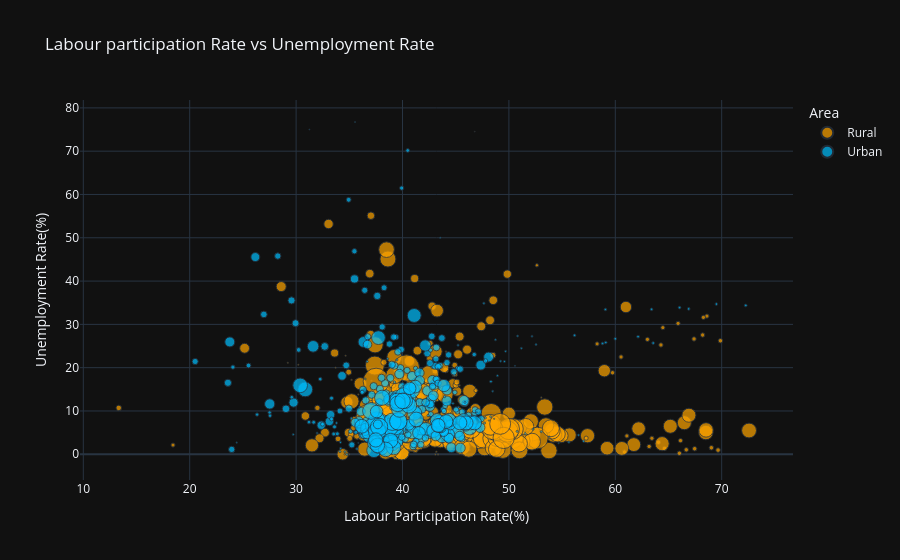

Notebook source saved alongside this figure:
### Markdown cell above
## 12 Labour Participation Rate vs Unemployment Rate

### Code cell
fig=px.scatter(
    df1, x='Labour_Participation_Rate', y='Unemployment_Rate',
    color='Area', size='Employed',
    hover_data=['Region','Date'],
    title='Labour participation Rate vs Unemployment Rate',
    labels={
        'Labour_Participation_Rate':'Labour Participation Rate(%)',
        'Unemployment_Rate':'Unemployment Rate(%)'
    },
    color_discrete_map={'Rural':'#FFA500','Urban':'#00BFFF'},
    opacity=0.7,
    template='plotly_dark'
)
fig.show()

### Figure 1 — Plotly figure (JSON) as saved in the notebook; plotly's stock layout.template omitted (floating-point values rounded to 4 significant figures; data arrays with more than 128 entries replaced by an {"elided": "..."} marker saying what was removed)
{"data": [{"customdata": {"elided": "359x2 str values"}, "hovertemplate": "Area=Rural<br>Labour Participation Rate(%)=%{x}<br>Unemployment Rate(%)=%{y}<br>Employed=%{marker.size}<br>Region=%{customdata[0]}<br>Date=%{customdata[1]}<extra></extra>", "legendgroup": "Rural", "marker": {"color": "#FFA500", "opacity": 0.7, "size": {"elided": "359 float values"}, "sizemode": "area", "sizeref": 114400.0, "symbol": "circle"}, "mode": "markers", "name": "Rural", "orientation": "v", "showlegend": true, "type": "scatter", "x": {"elided": "359 float values"}, "xaxis": "x", "y": {"elided": "359 float values"}, "yaxis": "y"}, {"customdata": {"elided": "381x2 str values"}, "hovertemplate": "Area=Urban<br>Labour Participation Rate(%)=%{x}<br>Unemployment Rate(%)=%{y}<br>Employed=%{marker.size}<br>Region=%{customdata[0]}<br>Date=%{customdata[1]}<extra></extra>", "legendgroup": "Urban", "marker": {"color": "#00BFFF", "opacity": 0.7, "size": {"elided": "381 float values"}, "sizemode": "area", "sizeref": 114400.0, "symbol": "circle"}, "mode": "markers", "name": "Urban", "orientation": "v", "showlegend": true, "type": "scatter", "x": {"elided": "381 float values"}, "xaxis": "x", "y": {"elided": "381 float values"}, "yaxis": "y"}], "layout": {"autosize": true, "legend": {"itemsizing": "constant", "title": {"text": "Area"}, "tracegroupgap": 0}, "title": {"text": "Labour participation Rate vs Unemployment Rate"}, "xaxis": {"anchor": "y", "autorange": true, "domain": [0, 1], "range": [9.766, 76.52], "title": {"text": "Labour Participation Rate(%)"}, "type": "linear"}, "yaxis": {"anchor": "x", "autorange": true, "domain": [0, 1], "range": [-8.438, 82.82], "title": {"text": "Unemployment Rate(%)"}, "type": "linear"}}}
